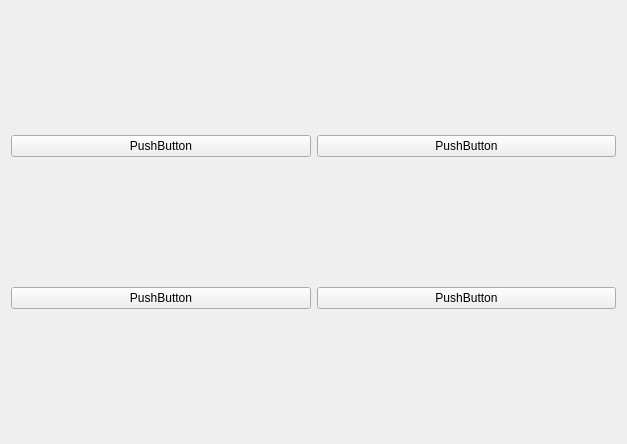
<?xml version="1.0" encoding="UTF-8"?>
<ui version="4.0">
 <class>Widget</class>
 <widget class="QWidget" name="Widget">
  <property name="geometry">
   <rect>
    <x>0</x>
    <y>0</y>
    <width>627</width>
    <height>444</height>
   </rect>
  </property>
  <property name="windowTitle">
   <string>Widget</string>
  </property>
  <layout class="QHBoxLayout" name="horizontalLayout">
   <item>
    <layout class="QGridLayout" name="gridLayout">
     <item row="1" column="0">
      <widget class="QPushButton" name="pushButton_2">
       <property name="text">
        <string>PushButton</string>
       </property>
      </widget>
     </item>
     <item row="0" column="0">
      <widget class="QPushButton" name="pushButton">
       <property name="text">
        <string>PushButton</string>
       </property>
      </widget>
     </item>
     <item row="1" column="1">
      <widget class="QPushButton" name="pushButton_3">
       <property name="text">
        <string>PushButton</string>
       </property>
      </widget>
     </item>
     <item row="0" column="1">
      <widget class="QPushButton" name="pushButton_4">
       <property name="text">
        <string>PushButton</string>
       </property>
      </widget>
     </item>
    </layout>
   </item>
  </layout>
 </widget>
 <resources/>
 <connections/>
 <buttongroups>
  <buttongroup name="buttonGroup"/>
 </buttongroups>
</ui>
